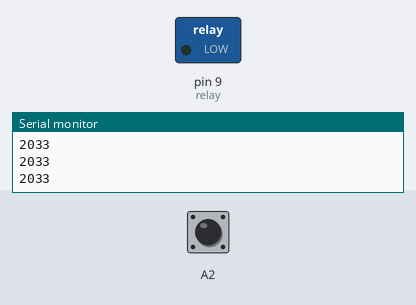
Bench run of a sketch on a simulated Arduino Uno, built with avr-gcc and run on an emulated ATmega328P. Parts: switched loads named in the sketch (green lamp = pin HIGH), the last lines printed to the serial monitor. The inputs (shaded band) are chosen by the test bench; at power-on: A2 HIGH.

Above: at 1.2 s.
1.3 s: A2 pulled LOW for 0.15 s
At 2.5 s:
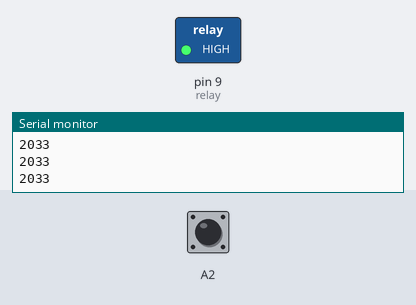
2.9 s: A2 pulled LOW for 1 s
At 4.2 s:
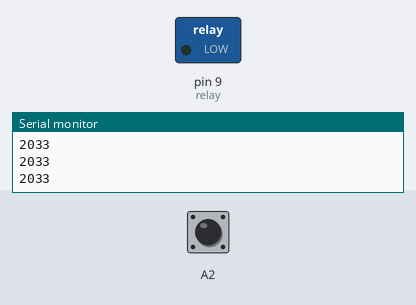
5.4 s: A2 pulled LOW for 3.2 s
At 6.6 s:
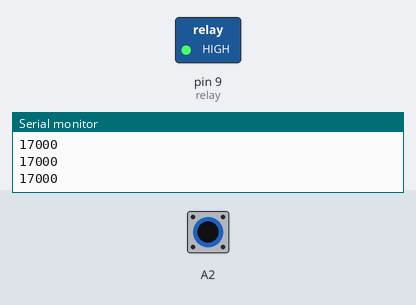
Timing chart, 0 to 8.4 s (numbered marks = the images above; inputs shaded):
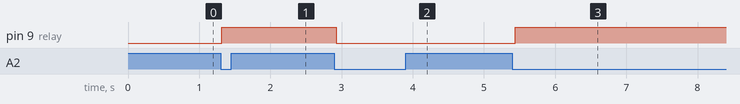

Measured:
- after the input at 1.3 s, pin 9 (relay): LOW → HIGH at once
- after the input at 2.9 s, pin 9 (relay): HIGH → LOW at once
- after the input at 5.4 s, pin 9 (relay): LOW → HIGH at once

The sketch:

cap_sensor_raw_relay_2.ino
```cpp
//Conductive surface (capacitive sensor) used to switch a relay
//Adjust onThreshold and offT5hreshold values to suit the capacitive sensor surface (I an using a can here)


#include <CapacitiveSensor.h>

#define DEBUG 1

int onThreshold = 3100;
int offThreshold = 2200;

short relay = 9;
CapacitiveSensor sensor =  CapacitiveSensor(A5, A2);

long time;
long value;

boolean state = false;
boolean stateLamp = LOW;

void setup() {
  if (DEBUG) {
    Serial.begin(9600);
    Serial.println("Initialisation...");
  }
  time = millis();
  pinMode(relay, OUTPUT);
  digitalWrite(relay, stateLamp);
}

void loop() {
  value = sensor.capacitiveSensorRaw(100);
  if (value > onThreshold && state == false) {
    state = true;
    stateLamp = !stateLamp;
    if (DEBUG) Serial.println("Switched !");
    digitalWrite(relay, stateLamp);
  } else if (value < offThreshold && state == true) {
    state = false;
  }
  if (DEBUG) {
    Serial.println(value);
    delay(10);
  }
  delay(30);
}
```
